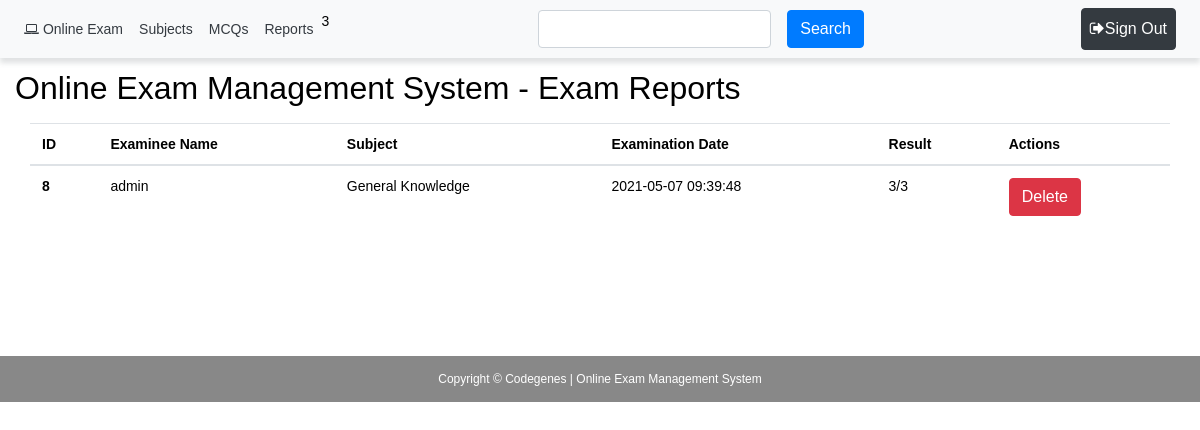
Screenshot of /components/exam-report/view.php (signed in) with the database file from the repository.
### tables this page shows
CREATE TABLE IF NOT EXISTS `tests` (
  `id` int(11) NOT NULL AUTO_INCREMENT,
  `examinee_id` int(11) NOT NULL,
  `subject_id` int(11) NOT NULL,
  `test_date` timestamp NOT NULL DEFAULT CURRENT_TIMESTAMP,
  `total_marks` int(11) NOT NULL,
  `secured_marks` int(11) NOT NULL,
  PRIMARY KEY (`id`),
  KEY `tests_users_examinee_id` (`examinee_id`),
  KEY `tests_subjects_id` (`subject_id`)
);

CREATE TABLE IF NOT EXISTS `users` (
  `id` int(11) NOT NULL AUTO_INCREMENT,
  `name` varchar(255) NOT NULL,
  `email` varchar(255) NOT NULL,
  `password` varchar(255) NOT NULL,
  `type` varchar(20) NOT NULL DEFAULT 'examinee',
  PRIMARY KEY (`id`)
);

CREATE TABLE IF NOT EXISTS `subjects` (
  `id` int(11) NOT NULL AUTO_INCREMENT,
  `name` varchar(255) NOT NULL,
  PRIMARY KEY (`id`)
);

### components/exam-report/view.php (the view, shortened to what this page needs)
<?php
$path = $_SERVER['DOCUMENT_ROOT'];
$path .= "/online-exam/";
require_once($path . 'connect.php');
$ReadSql = "SELECT
	tests.id as id,
	tests.test_date as date,
	tests.total_marks as tmark,
	tests.secured_marks as smark,
	subjects.name as subject,
	users.name as name
	FROM tests
	JOIN subjects
	ON tests.subject_id = subjects.id
	JOIN users
	ON tests.examinee_id = users.id";
$res = mysqli_query($connection, $ReadSql);
?>
<?php require($path . 'templates/header.php') ?>
<div class="container-fluid my-4">
	<div class="row my-2">
		<h2>Online Exam Management System - Exam Reports</h2>
	</div>
	<table class="table ">
		<thead>
			<tr>
				<th>ID</th>
				<th>Examinee Name</th>
				<th>Subject</th>
				<th>Examination Date</th>
				<th>Result</th>
				<th>Actions</th>
			</tr>
		</thead>
		<tbody>
			<?php
			while ($r = mysqli_fetch_assoc($res)) {
			?>
				<tr>
					<th scope="row"><?php echo $r['id']; ?></th>
					<td><?php echo $r['name']; ?></td>
					<td><?php echo $r['subject']; ?></td>
					<td><?php echo $r['date']; ?></td>
					<td><?php echo $r['smark'] . '/' . $r['tmark']; ?></td>
					<td>
						<button type="button" class="btn btn-danger btn-xs" data-toggle="modal" data-target="#myModal<?php echo $r['id']; ?>">Delete</button>
					</td>
				</tr>
			<?php } ?>
		</tbody>
	</table>
</div>
<?php require($path . 'templates/footer.php') ?>

### css/style.css (style rules this page uses)
* { color: black; }
html, body { height: 100%; }

### templates/header.php (style rules this page uses)
body { font: 14px sans-serif; }

### rows the page displays
tests: id "8", examinee.name "admin", subject.name "General Knowledge", test_date "2021-05-07 09:39:48", secured_marks "3", total_marks "3"
